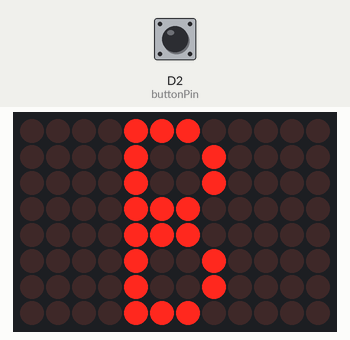
Simulated run of this sketch. Board: Arduino Uno R4 WiFi. On the bench: 12×8 LED matrix. Inputs (shaded band) come from the test bench; at power-on: D2 (buttonPin) HIGH. Nothing arrives over Bluetooth unless stated; a phone connects over Bluetooth LE 3 s after start; what the sketch prints to the serial monitor is not drawn.

1.3 s: D2 (buttonPin) pulled LOW for 0.15 s
Above: at 4.6 s.
Timing chart, 0 to 6.1 s (numbered marks = the images above; inputs shaded):
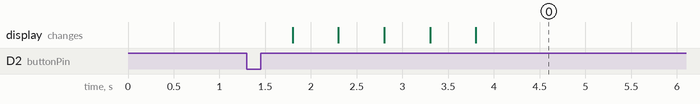

The sketch:

HydroField-device.ino
```cpp
#include "Arduino_LED_Matrix.h"
#include <ArduinoBLE.h>

#include "MatrixGraphics.h"
#include "ButtonHandler.h"
#include "BluetoothManager.h"
#include "Blinker.h"

void setup()
{
  // ---- Pinout ----
  pinMode(buttonPin, INPUT_PULLUP);
  // ---- Matrix ----
  matrix.begin();
  // ---- Serial ----
  Serial.begin(9600);
  // ---- Bluetooth ----
  setupBluetooth();
  //----------------------------------------
  Serial.println("Initial setup - Complete.");
}

void loop()
{
  checkButton();
  handleBlinking();
  handleBluetooth();
}
```

Blinker.cpp
```cpp
//
//  Blinker.cpp
//
//
//  Created by Piotr Sączewski on 10/04/2025.
//

#include "Blinker.h"
#include "BluetoothManager.h"
#include "MatrixGraphics.h"

bool isBlinking = false;
unsigned long blinkStartTime = 0;
unsigned long lastBlinkToggle = 0;
bool blinkState = false;

void startBlinkingAndPairing()
{
  isBlinking = true;
  blinkStartTime = millis();
  lastBlinkToggle = millis();
  blinkState = false;
  isBluetoothPairing = true;
  btStartTime = millis();
  Serial.println("Bluetooth pairing started...");
}

void handleBlinking()
{
  if (!isBlinking || isConnected)
    return;

  if (millis() - blinkStartTime >= 60000)
  {
    matrix.loadFrame(empty);
    isBlinking = false;
    return;
  }

  if (millis() - lastBlinkToggle >= 500)
  {
    blinkState = !blinkState;
    if (blinkState)
    {
      matrix.renderBitmap(frameLetterB, 8, 12);
    }
    else
    {
      matrix.loadFrame(empty);
    }
    lastBlinkToggle = millis();
  }
}
```

Blinker.h
```cpp
//
//  Blinker.hpp
//
//
//  Created by Piotr Sączewski on 10/04/2025.
//

#ifndef Blinker_h
#define Blinker_h

#include <stdio.h>
void startBlinkingAndPairing();
void handleBlinking();
extern bool isBlinking;
#endif /* Blinker_hpp */
```

BluetoothManager.cpp
```cpp
//
//  BluetoothManager.cpp
//
//
//  Created by Piotr Sączewski on 10/04/2025.
//

#include "BluetoothManager.h"
#include "Blinker.h"
#include "MatrixGraphics.h"

// Bluetooth setup
const char *deviceServiceUuid = "19b10000-e8f2-537e-4f6c-d104768a1214"; // The UUID for your custom service

// Create a BLE Service
BLEService myService(deviceServiceUuid);

// Create a BLE Characteristic (this can be for any data you want to exchange)
BLECharacteristic statusCharacteristic("19b10001-e8f2-537e-4f6c-d104768a1214", BLERead | BLEWrite, 20);

bool isBluetoothPairing = false;
bool isConnected = false;
unsigned long btStartTime = 0;

void handleBluetooth()
{
    if (!isBluetoothPairing)
        return;
    BLE.advertise();
    Serial.println("Bluetooth is ready to pair!");

    if (millis() - btStartTime >= 60000)
    {
        Serial.println("Bluetooth pairing timeout.");
        BLE.stopAdvertise();
        isBluetoothPairing = false;
        return;
    }

    // Check if a device has connected
    BLEDevice central = BLE.central();
    if (central)
    {
        // A device has connected, stop advertising
        Serial.print("Device connected: ");
        Serial.println(central.address());
        Serial.print("Device Name: ");
        Serial.println(central.deviceName());

        // Stop advertising and blinking
        BLE.stopAdvertise();
        isBluetoothPairing = false;
        isBlinking = false;
        isConnected = true;

        // Keep showing the frameLetterB on the matrix
        matrix.renderBitmap(frameLetterB, 8, 12);

        // Wait until the device disconnects
        while (central.connected())
        {
            delay(1000); // Wait for the connection to stay alive
        }

        // Once disconnected, reset to initial state
        Serial.println("Device disconnected, restarting to initial state...");
        resetToInitialState();
    }
}

void setupBluetooth()
{
    // Initialize BLE
    if (!BLE.begin())
    {
        Serial.println("Starting Bluetooth® Low Energy module failed!");
        while (1)
            ; // If BLE init fails, stop here
    }
    // Set the Bluetooth device name
    BLE.setDeviceName("HydroField-BT-hfdb");
    BLE.setLocalName("HydroField-BT-hfdb"); // This is the name that will show up when advertising
    // Add the characteristic to the service
    myService.addCharacteristic(statusCharacteristic);
    // Add the service to the BLE stack
    BLE.addService(myService);
}

void resetToInitialState()
{
    // Reset all flags and stop showing the frameLetterB
    isConnected = false;
    isBluetoothPairing = false;
    isBlinking = false;
    matrix.loadFrame(empty); // Clear the display
    Serial.println("System is now ready for pairing again. Press the button to start.");
}
```

BluetoothManager.h
```cpp
//
//  BluetoothManager.hpp
//
//
//  Created by Piotr Sączewski on 10/04/2025.
//

#ifndef BluetoothManager_h
#define BluetoothManager_h

#include <ArduinoBLE.h>

void handleBluetooth();
void setupBluetooth();
void resetToInitialState();

extern bool isBluetoothPairing;
extern bool isConnected;
extern unsigned long btStartTime;

#endif /* BluetoothManager_hpp */
```

ButtonHandler.cpp
```cpp
//
//  ButtonHandler.cpp
//
//
//  Created by Piotr Sączewski on 10/04/2025.
//

#include "ButtonHandler.h"
#include "Blinker.h"
#include "BluetoothManager.h"

const int buttonPin = 2;
unsigned long lastButtonPressTime = 0;
const unsigned long debounceDelay = 300; // 300 ms debounce delay
bool lastButtonState = HIGH;
bool buttonPressed = false;

void checkButton()
{
  bool currentButtonState = digitalRead(buttonPin);
  // Check if the button has been pressed and debounce
  if (currentButtonState == LOW && lastButtonState == HIGH && millis() - lastButtonPressTime > debounceDelay)
  {
    buttonPressed = true;
    lastButtonPressTime = millis(); // record the time of the press
  }
  else
  {
    buttonPressed = false;
  }

  if (buttonPressed && !isBlinking && !isBluetoothPairing && !isConnected)
  {
    startBlinkingAndPairing();
  }

  lastButtonState = currentButtonState;
}
```

ButtonHandler.h
```cpp
//
//  ButtonHandler.hpp
//
//
//  Created by Piotr Sączewski on 10/04/2025.
//

#ifndef ButtonHandler_h
#define ButtonHandler_h

void checkButton();
extern const int buttonPin;

#endif /* ButtonHandler_hpp */
```

MatrixGraphics.cpp
```cpp
//
//  MatrixGraphics.cpp
//
//
//  Created by Piotr Sączewski on 10/04/2025.
//

#include "MatrixGraphics.h"

ArduinoLEDMatrix matrix;

byte frameLetterB[8][12] = {
    {0, 0, 0, 0, 1, 1, 1, 0, 0, 0, 0, 0},
    {0, 0, 0, 0, 1, 0, 0, 1, 0, 0, 0, 0},
    {0, 0, 0, 0, 1, 0, 0, 1, 0, 0, 0, 0},
    {0, 0, 0, 0, 1, 1, 1, 0, 0, 0, 0, 0},
    {0, 0, 0, 0, 1, 1, 1, 0, 0, 0, 0, 0},
    {0, 0, 0, 0, 1, 0, 0, 1, 0, 0, 0, 0},
    {0, 0, 0, 0, 1, 0, 0, 1, 0, 0, 0, 0},
    {0, 0, 0, 0, 1, 1, 1, 0, 0, 0, 0, 0}};

const uint32_t empty[] = {0x0, 0x0, 0x0};
```

MatrixGraphics.h
```cpp
//
//  MatrixGraphics.hpp
//
//
//  Created by Piotr Sączewski on 10/04/2025.
//

#ifndef MatrixGraphics_h
#define MatrixGraphics_h

#include "Arduino_LED_Matrix.h"

extern ArduinoLEDMatrix matrix;
extern byte frameLetterB[8][12];
extern const uint32_t empty[3];

#endif /* MatrixGraphics_hpp */
```

Measured:
- after the input at 1.3 s, the display: changes after 0.50 s (image 0)
